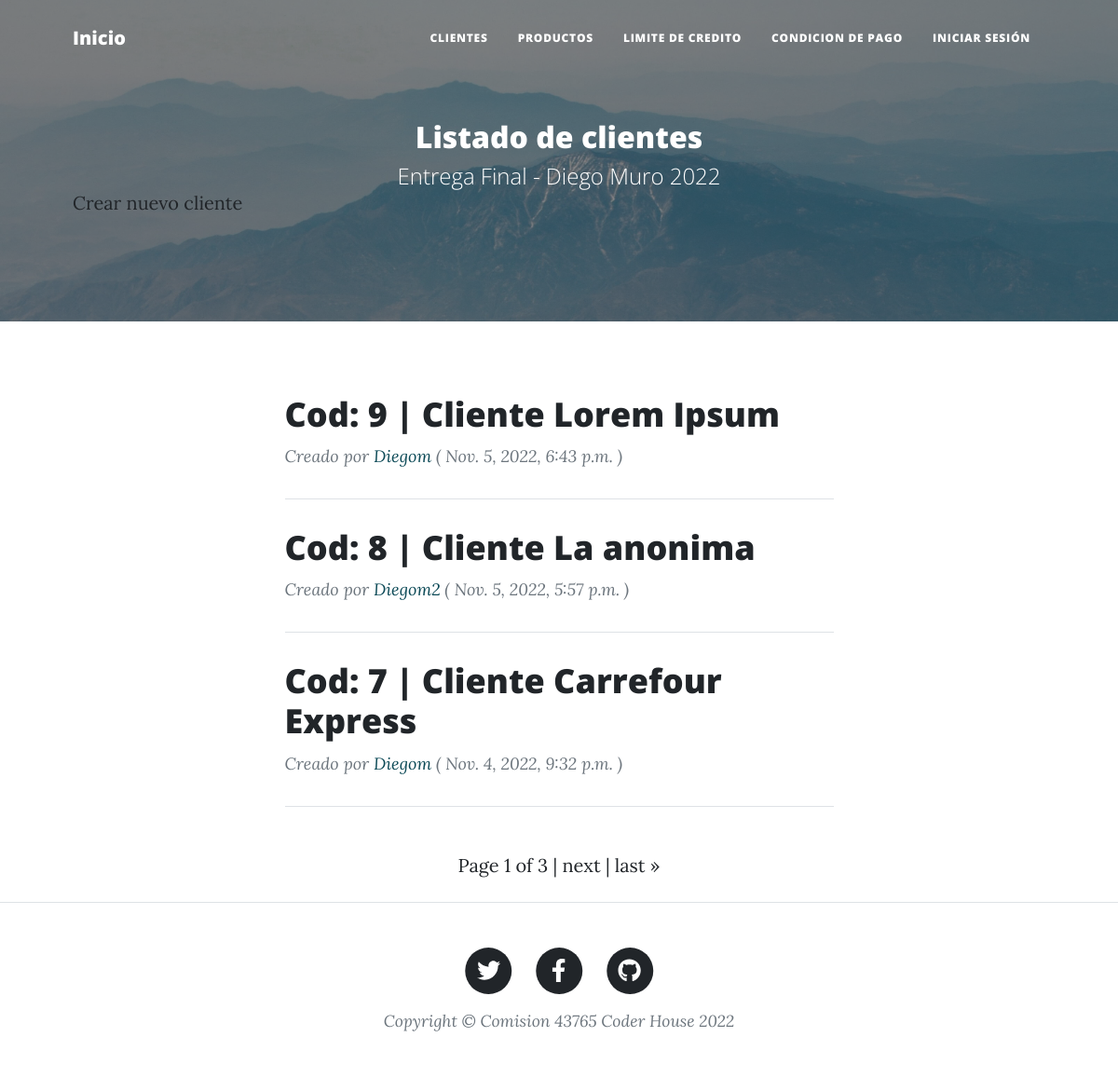
The page /customer/customers/ on the database its author committed.
### customer/models.py (models this page shows, shortened)
class Customer(models.Model):
    code = models.IntegerField(null=False, blank=False)
    name = models.CharField(max_length=40, null=False, blank=False)
    email = models.EmailField()
    segment = RichTextField(null=True, blank=True)
    owner = models.ForeignKey(User, on_delete=models.CASCADE)
    comments = models.ManyToManyField(
        User, through="Comment", related_name="comments_owned"
    )
    created_at = models.DateTimeField(auto_now_add=True)
    updated_at = models.DateTimeField(auto_now=True)
    class Meta:
        unique_together = (
            "code",
            "name",
        )
        ordering = ["-created_at"]

### customer/views.py (the view)
# urls.py: path("customers/", views.CustomerListView.as_view(), name="customer-list"),
class CustomerListView(ListView):
    model = Customer
    paginate_by = 3

### customer/templates/customer/customer_list.html (shortened to what this page needs)
{% extends "home/index.html" %}
{% load static %}
{% block tp_final_header %}
    <header class="masthead" style="background-image: url('../../static/home/assets/img/header-light.jpg')">
        <div class="container position-relative px-4 px-lg-5">
            <div class="row gx-4 gx-lg-5 justify-content-center">
                <div class="col-md-15 col-lg-16 col-xl-14">
                    <div class="site-heading">
                        <h2>Listado de clientes</h2>
                        <span class="subheading">Entrega Final - Diego Muro 2022</span>
                    </div>
                </div>
            </div>
            <a class="button_custom" href="{% url 'customer:customer-add' %}">Crear nuevo cliente</a>
        </div>
    </header>
{% endblock %}
{% block tp_final_content %}
    {% for customer in customer_list %}
        <div class="post-preview">
            <a href="{% url 'customer:customer-detail' customer.id %}">
                <h6 class="post-title"> Cod: {{ customer.code }} | Cliente {{ customer.name }}</h6>
            </a>
            <p class="post-meta">
                Creado por
                <span style="color: #0b4956;" href="">{{ customer.owner.username }}</span>
                ( {{ customer.created_at }} )
            </p>
        </div>
        <hr class="my-4" />
    {% endfor %}
{% endblock %}

### rows shown on the page
Customer: code "9", name "Lorem Ipsum", owner.username "Diegom", created_at "Nov. 5, 2022, 6:43 p.m."
Customer: code "8", name "La anonima", owner.username "Diegom2", created_at "Nov. 5, 2022, 5:57 p.m."
Customer: code "7", name "Carrefour Express", owner.username "Diegom", created_at "Nov. 4, 2022, 9:32 p.m."

### other values the page prints
{{ page_obj.number }} "1"
{{ page_obj.paginator.num_pages }} "3"
